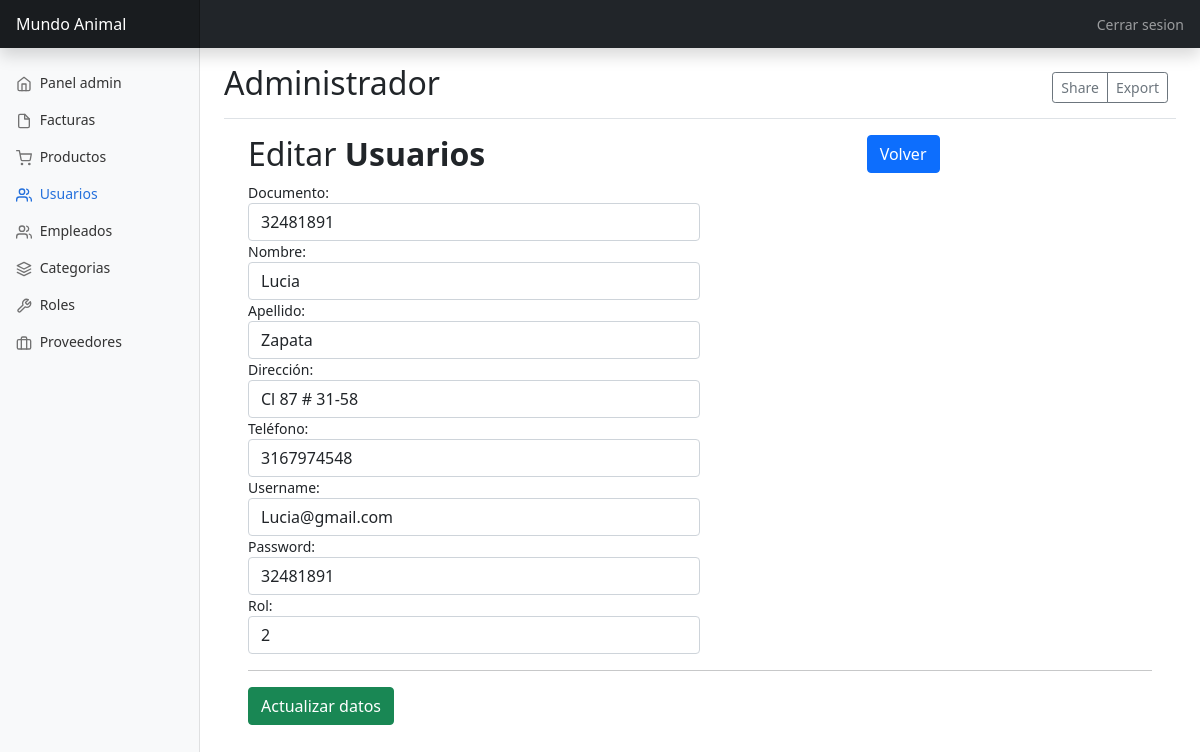
/crud/updateUser.php?documento=32481891, run on the app's committed database.
### tables this page shows
CREATE TABLE usuarios (
  documento int PRIMARY KEY NOT NULL,
  nombre VARCHAR(45) NOT NULL,
  apellido VARCHAR(45) NOT NULL,
  telefono VARCHAR(45) NOT NULL,
  direccion VARCHAR(45) NOT NULL,
  username VARCHAR(45) NOT NULL,
  password VARCHAR(10) NOT NULL,
  rol_id INT NOT NULL);

### db/database.php (called while the page is built, shortened)
<?php
	class Database{
		private $con;
		private $dbhost="localhost";
		private $dbuser="root";
		private $dbpass="Sena2020*";
		private $dbname="mundoanimal";
		public function connect_db(){
			$this->con = mysqli_connect($this->dbhost, $this->dbuser, $this->dbpass, $this->dbname);
		}
        public function single_record($documento){
			$sql = "SELECT * FROM usuarios where documento='$documento'";
			$res = mysqli_query($this->con, $sql);
				$return = mysqli_fetch_object($res );
					return $return ;
		}
}
?>

### crud/updateUser.php (the view, shortened to what this page needs)
<?php
	if (isset($_GET['documento'])){
		$documento=intval($_GET['documento']);
	} else {
		header("location:user.php");
	}
?>
<!doctype html>
<html lang="en">
  <head>
    <link href="https://cdn.jsdelivr.net/npm/bootstrap@5.1.3/dist/css/bootstrap.min.css" rel="stylesheet">
    <link href="../css/dashboard.css" rel="stylesheet">
  </head>
  <body>
<header class="navbar navbar-dark sticky-top bg-dark flex-md-nowrap p-0 shadow">
  <a class="navbar-brand col-md-3 col-lg-2 me-0 px-3" href="#">Mundo Animal</a>
  <div class="navbar-nav">
    <div class="nav-item text-nowrap">
    <a class="nav-link px-3" href="../view/logout.php">Cerrar sesion</a>
    </div>
  </div>
</header>
<div class="container-fluid">
  <div class="row">
    <nav id="sidebarMenu" class="col-md-3 col-lg-2 d-md-block bg-light sidebar collapse">
      <div class="position-sticky pt-3">
        <ul class="nav flex-column">
          <li class="nav-item">
            <a class="nav-link" href="../view/admin.php">
              <span data-feather="home"></span>
              Panel admin
            </a>
          </li>
          <li class="nav-item">
            <a class="nav-link" href="../view/factura.php">
              <span data-feather="file"></span>
              Facturas
            </a>
          </li>
          <li class="nav-item">
            <a class="nav-link" href="../view/productos.php">
              <span data-feather="shopping-cart"></span>
              Productos
            </a>
          </li>
          <li class="nav-item">
            <a class="nav-link active" href="../view/user.php">
              <span data-feather="users"></span>
              Usuarios
            </a>
          </li>
          <li class="nav-item">
            <a class="nav-link" href="../view/empleados.php">
              <span data-feather="users"></span>
              Empleados
            </a>
          </li>
          <li class="nav-item">
            <a class="nav-link" href="../view/categoria.php">
              <span data-feather="layers"></span>
              Categorias
            </a>
          </li>
          <li class="nav-item">
            <a class="nav-link" href="../view/roles.php">
              <span data-feather="tool"></span>
              Roles
            </a>
          </li>
          <li class="nav-item">
            <a class="nav-link" href="../view/proveedores.php">
              <span data-feather="briefcase"></span>
              Proveedores
            </a>
          </li>
        </ul>
      </div>
    </nav>
    <main class="col-md-9 ms-sm-auto col-lg-10 px-md-4">
      <div class="d-flex justify-content-between flex-wrap flex-md-nowrap align-items-center pt-3 pb-2 mb-3 border-bottom">
        <h1 class="h2">Administrador</h1>
        <div class="btn-toolbar mb-2 mb-md-0">
          <div class="btn-group me-2">
            <button type="button" class="btn btn-sm btn-outline-secondary">Share</button>
            <button type="button" class="btn btn-sm btn-outline-secondary">Export</button>
          </div>
        </div>
      </div>
	  <div class="container">
        <div class="table-wrapper">
            <div class="table-title">
                <div class="row">
                    <div class="col-sm-8"><h2>Editar <b>Usuarios</b></h2></div>
					<div class="col-sm-4">
            			<a href="../view/user.php" class="btn btn-primary"><i class="fa fa-arrow-left"></i> Volver</a>
          			</div>
                </div>
            </div>
            <?php
				include ("../db/database.php");
				$clientes= new Database();
					?>
					<?php
					$datos_cliente=$clientes->single_record($documento);
					?>
			<div class="row">
				<form method="post">
				<div class="col-md-6">
					<label>Documento:</label>
					<input type="number" name="documento" id="documento" class='form-control' maxlength="15" required value="<?php echo $datos_cliente->documento;?>">
				</div>
				<div class="col-md-6">
					<label>Nombre:</label>
					<input type="text" name="nombre" id="nombre" class='form-control' maxlength="100" required  value="<?php echo $datos_cliente->nombre;?>">
				</div>
				<div class="col-md-6">
					<label>Apellido:</label>
					<input type="text" name="apellido" id="apellido" class='form-control' maxlength="100" required value="<?php echo $datos_cliente->apellido;?>">
				</div>
				<div class="col-md-6">
					<label>Dirección:</label>
					<input type="text" name="direccion" id="direccion" class='form-control' maxlength="100" required value="<?php echo $datos_cliente->direccion;?>">
				</div>
				<div class="col-md-6">
					<label>Teléfono:</label>
					<input type="text" name="telefono" id="telefono" class='form-control' maxlength="15" required value="<?php echo $datos_cliente->telefono;?>">
				</div>
				<div class="col-md-6">
					<label>Username:</label>
					<input type="email" name="username" id="username" class='form-control' maxlength="64" required value="<?php echo $datos_cliente->username;?>">
				</div>
				<div class="col-md-6">
					<label>Password:</label>
					<input type="text" name="password" id="password" class='form-control' maxlength="64" required value="<?php echo $datos_cliente->password;?>">
				</div>
				<div class="col-md-6">
					<label>Rol:</label>
					<input type="number" name="rol_id" id="rol_id" class='form-control' maxlength="64" required value="<?php echo $datos_cliente->rol_id;?>">
				</div>
				<div>
				<hr>
					<button type="submit" class="btn btn-success">Actualizar datos</button>
				</div>
				</form>
			</div>
        </div>
    </div>
    </main>
  </div>
</div>
  </body>
</html>

### css/dashboard.css (style rules this page uses)
body { font-size: .875rem; }
.feather { width: 16px; height: 16px; vertical-align: text-bottom; }
.sidebar { position: fixed; top: 0; bottom: 0; left: 0; z-index: 100; padding: 48px 0 0; box-shadow: inset -1px 0 0 rgba(0, 0, 0, .1); }
.sidebar .nav-link { font-weight: 500; color: #333; }
.sidebar .nav-link .feather { margin-right: 4px; color: #727272; }
.sidebar .nav-link.active { color: #2470dc; }
.sidebar .nav-link:hover .feather, .sidebar .nav-link.active .feather { color: inherit; }
.navbar-brand { padding-top: .75rem; padding-bottom: .75rem; font-size: 1rem; background-color: rgba(0, 0, 0, .25); box-shadow: inset -1px 0 0 rgba(0, 0, 0, .25); }

### data on the page
usuarios: documento "32481891", nombre "Lucia", apellido "Zapata", direccion "Cl 87 # 31-58", telefono "3167974548", username "Lucia@gmail.com", password "32481891", rol_id "2"
